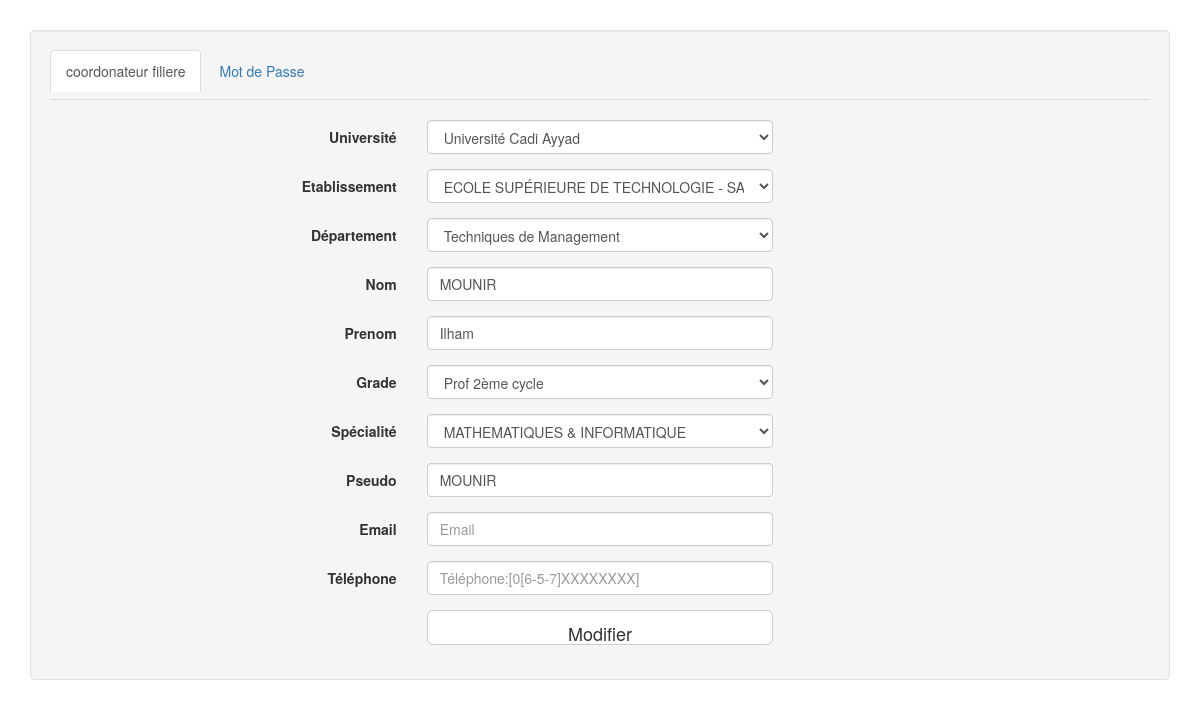
Screenshot of /Profil/ParametreProfil.php (signed in) with the database file from the repository.
### tables this page shows
CREATE TABLE IF NOT EXISTS `universite` (
  `CODE_UNIVERSITE` int(11) NOT NULL AUTO_INCREMENT,
  `CODE_VILLE` int(11) DEFAULT NULL,
  `NOM_UNIVERSITE` varchar(50) DEFAULT NULL,
  PRIMARY KEY (`CODE_UNIVERSITE`),
  KEY `CODE_VILLE` (`CODE_VILLE`)
);

CREATE TABLE IF NOT EXISTS `etablissement` (
  `CODE_ETA` int(11) NOT NULL AUTO_INCREMENT,
  `CODE_UNIVERSITE` int(11) DEFAULT NULL,
  `NOM_ETA` varchar(50) DEFAULT NULL,
  PRIMARY KEY (`CODE_ETA`),
  UNIQUE KEY `CODE_UNIVERSITE` (`CODE_UNIVERSITE`,`NOM_ETA`),
  KEY `FK_DERIGE` (`CODE_UNIVERSITE`)
);

CREATE TABLE IF NOT EXISTS `coordonateur_filiere` (
  `CODE_COR_FIL` int(11) NOT NULL AUTO_INCREMENT,
  `CODE_ETA` int(11) DEFAULT '1',
  `CODE_DEPT` int(11) DEFAULT '1',
  `PSEUDO` varchar(50) DEFAULT NULL,
  `PASSWORD` varchar(50) DEFAULT NULL,
  `NOM_COR_FIL` varchar(50) DEFAULT NULL,
  `PRENOM_COR_FIL` varchar(50) DEFAULT NULL,
  `SPCIALITE_COR_FIL` int(11) DEFAULT '1',
  `GRADE_COR_FIL` int(11) DEFAULT '1',
  `EMAIL_COR_FIL` varchar(60) DEFAULT NULL,
  `TELE_COR_FIL` varchar(20) DEFAULT NULL,
  `IMAGE_COR_FIL` text,
  `ETAT` varchar(50) DEFAULT 'coordonateur filiere',
  PRIMARY KEY (`CODE_COR_FIL`),
  UNIQUE KEY `PSEUDO` (`PSEUDO`),
  KEY `FK_ASSEMBLER` (`CODE_DEPT`),
  KEY `FK_DISPOSE` (`CODE_ETA`),
  KEY `CODE_ETA` (`CODE_ETA`),
  KEY `CODE_DEPT` (`CODE_DEPT`),
  KEY `GRADE_COR_FIL` (`GRADE_COR_FIL`),
  KEY `f11` (`SPCIALITE_COR_FIL`)
);

CREATE TABLE IF NOT EXISTS `departement` (
  `CODE_DEPT` int(11) NOT NULL AUTO_INCREMENT,
  `CODE_ETA` int(11) DEFAULT NULL,
  `NOM_DEPT` varchar(50) DEFAULT NULL,
  PRIMARY KEY (`CODE_DEPT`),
  UNIQUE KEY `CODE_ETA` (`CODE_ETA`,`NOM_DEPT`),
  KEY `FK_CONSTITUER` (`CODE_ETA`)
);

CREATE TABLE IF NOT EXISTS `grade_crm` (
  `CODE_GRAD` int(11) NOT NULL AUTO_INCREMENT,
  `NOM_GRAD` varchar(100) NOT NULL,
  PRIMARY KEY (`CODE_GRAD`),
  UNIQUE KEY `NOM_GRAD` (`NOM_GRAD`)
);

CREATE TABLE IF NOT EXISTS `specialite_crm` (
  `CODE_SPEC` int(11) NOT NULL AUTO_INCREMENT,
  `NOM_SPEC` varchar(200) NOT NULL,
  PRIMARY KEY (`CODE_SPEC`)
);

### Profil/ParametreProfil.php (the view, shortened to what this page needs)
<?php
include '../connexion.php';
$Etat = $_SESSION['NIV'];
if ( $Etat =="coordonateur filiere")
{
	$rest = $_SESSION['info'];
	$req=($bd->query('Select CF.PRENOM_COR_FIL,CF.PSEUDO,CF.NOM_COR_FIL,CF.EMAIL_COR_FIL,CF.TELE_COR_FIL,D.NOM_DEPT as nom_dept,D.CODE_DEPT As code_dept from coordonateur_filiere CF,departement D WHERE CODE_COR_FIL="'.$rest.'" AND CF.CODE_DEPT=D.CODE_DEPT'));
	$req1  = ($bd->query('Select SP.CODE_SPEC,SP.NOM_SPEC from coordonateur_filiere CF,specialite_crm SP WHERE CF.CODE_COR_FIL ="'.$rest.'" AND SP.CODE_SPEC=CF.SPCIALITE_COR_FIL'));
	$req3  = ($bd->query('Select GR.NOM_GRAD,GR.CODE_GRAD from coordonateur_filiere CF,grade_crm GR WHERE CF.CODE_COR_FIL ="'.$rest.'" AND GR.CODE_GRAD=CF.GRADE_COR_FIL'));
	$req2 = ($bd->query('select U.CODE_UNIVERSITE as code_uni,U.NOM_UNIVERSITE as nom_uni,E.NOM_ETA as nom_eta,E.CODE_ETA as code_eta from coordonateur_filiere as C,etablissement as E,universite as U where C.CODE_COR_FIL="'.$rest.'" and C.CODE_ETA= E.CODE_ETA and E.CODE_UNIVERSITE=U.CODE_UNIVERSITE ;'));
	$ress = $req->fetch();
	$ress11 = $req1->fetch();
	$ress22 = $req3->fetch();
	$ress3= $req2->fetch();
	$prenom = $ress['PRENOM_COR_FIL'];
	$nom    = $ress['NOM_COR_FIL'];
	$Pseudo    = $ress['PSEUDO'];
	$sep    = $ress11['NOM_SPEC'];
	$code_sep=$ress11['CODE_SPEC'];
	$grade = $ress22['NOM_GRAD'];
	$code_grade = $ress22['CODE_GRAD'];
	$email    = $ress['EMAIL_COR_FIL'];
	$tele    = $ress['TELE_COR_FIL'];
	$nom_dept = $ress['nom_dept'];
	$code_dept=$ress['code_dept'];
	$nom_uni=$ress3['nom_uni'];
	$nom_etab=$ress3['nom_eta'];
	$code_uni=$ress3['code_uni'];
	$code_eta=$ress3['code_eta'];
}
?>
<!DOCTYPE html>
<html>
<head>
	<link rel="stylesheet" type="text/css" href="../css/bootstrap.css">
	<link rel="stylesheet" type="text/css" href="../css/style.css">
	<link href="../css/font-awesome.min.css" rel="stylesheet">
	<link rel="stylesheet" type="text/css" href="../css/sweetalert2.min.css">
</head>
<body>
	<br>
	<div class="container">
		<br>
				<div class="well modifier-profil">
						<ul class="nav nav-tabs">
						    <li class="active"><a href="#InfoEnseignant" data-toggle="tab"><?php echo $Etat ?></a></li>
						    <li><a href="#password" data-toggle="tab">Mot de Passe</a></li>
						</ul>
						<div class="tab-content">
						    <div class="tab-pane active" id="InfoEnseignant">
						    	<form class="form-horizontal" method="POST" action="">
						    		<br>
						    		<div class="form-group">
						                <label for="inputEmail3" class="col-sm-4 control-label">Université</label>
						                    <div class="col-xs-4">
						                        <select class="form-control" name="universite" id="universite">
						                        <?php
						                        	echo '
						                        	<option value="'.$code_uni.'" selected>'.$nom_uni.'</option>';
						                        	?>
												</select>
						                    </div>
						            </div>
						            <div class="form-group">
						                <label for="inputEmail3" class="col-sm-4 control-label">Etablissement</label>
						                    <div class="col-xs-4">
						                        <select list="cookies2" class="form-control" name="etablissement" id="etablissement">
													<?php
						                        	echo '
						                        	<option value="'.$code_eta.'" selected>'.$nom_etab.'</option>';
						                        	?>
												</select>
						                    </div>
						            </div>
						            <div class="form-group">
						                <label for="inputEmail3" class="col-sm-4 control-label">Département</label>
						                    <div class="col-xs-4">
						                        <select class="form-control" name="departement" id="departement">
						                        <?php
						                        	echo '
						                        	<option value="'.$code_dept.'" selected>'.$nom_dept.'</option>';
						                        ?>
												</select>
						                    </div>
						            </div>
						            <div class="form-group">
						                <label for="inputEmail3" class="col-sm-4 control-label">Nom</label>
						                    <div class="col-xs-4">
						                        <input type="text" class="form-control" name="nom" id="nom" value="<?php echo $nom ?>" placeholder="nom">
						                    </div>
						            </div>
						            <div class="form-group">
						                <label for="inputEmail3" class="col-sm-4 control-label">Prenom</label>
						                    <div class="col-xs-4">
						                        <input type="text" class="form-control" name="prenom" id="prenom" value="<?php echo $prenom ?>" placeholder="prenom">
						                    </div>
						            </div>
						            <div class="form-group">
						                <label for="inputEmail3" class="col-sm-4 control-label">Grade</label>
						                    <div class="col-xs-4">
						                        <select class="form-control" name="grade" id="grade">
						                        <?php
						                        	echo '
						                        	<option value="'.$code_grade.'" selected>'.$grade.'</option>';
						                        	?>
												</select>
						                    </div>
						            </div>
						              <div class="form-group">
						                <label for="inputEmail3" class="col-sm-4 control-label">Spécialité</label>
						                    <div class="col-xs-4">
						                       <select class="form-control" name="Specialite" id="Specialite">
						                        <?php
						                        	echo '
						                        	<option value="'.$code_sep.'" selected>'.$sep.'</option>';
						                        	?>
												</select>
						                    </div>
						             </div>
						             <div class="form-group">
						                <label for="inputEmail3" class="col-sm-4 control-label">Pseudo</label>
						                    <div class="col-xs-4">
						                       <input type="text" class="form-control" name="Pseudo" onkeyup="testImpossibleop(this)" id="Pseudo" value="<?php echo $Pseudo ?>" placeholder="Pseudo">
						                    </div>
						             </div>
						              <div class="form-group">
						                <label for="inputEmail3" class="col-sm-4 control-label">Email</label>
						                    <div class="col-xs-4">
						                       <input type="email" class="form-control" name="email" id="email" value="<?php echo $email ?>" placeholder="Email">
						                    </div>
						             </div>
						             <div class="form-group">
						                <label for="inputEmail3" class="col-sm-4 control-label">Téléphone</label>
						                    <div class="col-xs-4">
						                       <input type="text" class="form-control" pattern="[0][6|5|7][0-9]{8}" name="tele" id="tele" value="<?php echo $tele ?>" placeholder="Téléphone:[0[6-5-7]XXXXXXXX]">
						                    </div>
						             </div>
						             <div class="form-group">
							            <label for="inputEmail3" class="col-sm-4 control-label"></label>
							            	<div class="col-xs-4">
											<button type="submit" id="Modifier1" name="Modifier1" value="modifier" class="btn btn-default btn-lg btn-block">Modifier</button>
							             	</div>
							        </div>
						    	</form>
						    </div>
				</div>
	</div>
</body>
</html>

### css/style.css (style rules this page uses)
.container { margin-top:-10px; width:0 auto; }
.nav-tabs { height: 50px; }
.btn { height: 35px; }
.modifier-profil { width:0 auto; height:0 auto; }

### rows the page displays
universite: universite "Université Cadi Ayyad", etablissement "ECOLE SUPÉRIEURE DE TECHNOLOGIE - SAFI"
coordonateur_filiere: departement "Techniques de Management", nom "MOUNIR", prenom "Ilham", Pseudo "MOUNIR"
grade_crm: grade "Prof 2ème cycle"
specialite_crm: Specialite "MATHEMATIQUES & INFORMATIQUE"

### other values shown
$Etat "coordonateur filiere"
